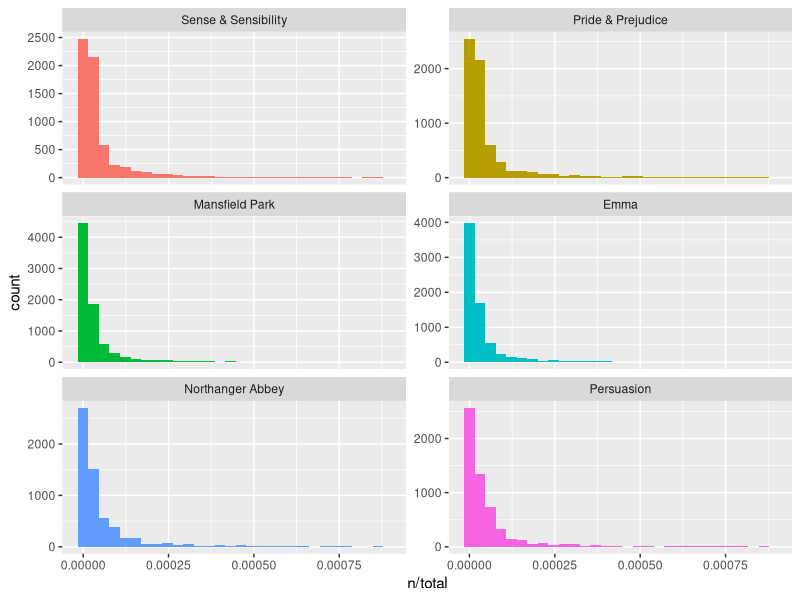

Write R code to recreate this figure.
## ---- chunk 1
library(dplyr)
library(janeaustenr)
library(tidytext)

book_words <- austen_books() %>%          # most commonly used words in Jane Austen’s novels
  unnest_tokens(word, text) %>%
  count(book, word, sort = TRUE) %>%
  ungroup()                               # cols : book, word, n

total_words <- book_words %>%             # total words in each novel, for later use
  group_by(book) %>% 
  summarize(total = sum(n))

book_words <- left_join(book_words, total_words)          # cols : book, word, n, total
## ---- chunk 2
library(ggplot2)

ggplot(book_words, aes(n/total, fill = book)) +
  geom_histogram(show.legend = FALSE) +
  xlim(NA, 0.0009) +
  facet_wrap(~book, ncol = 2, scales = "free_y")
